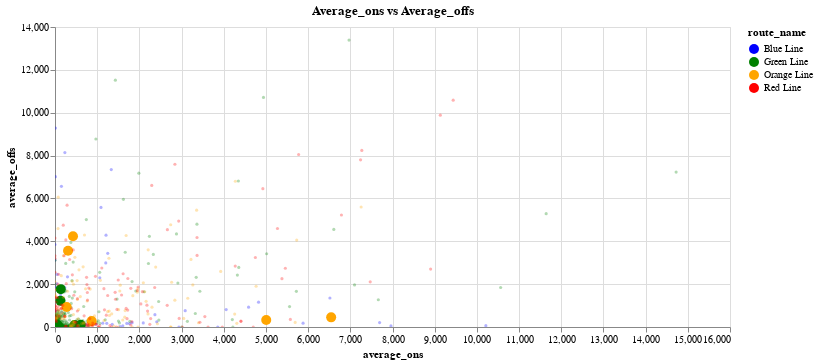

This figure's notebook cell:
### Markdown cell above
#### Plotting

### Code cell
scat = mbta.groupby(['route_name','direction_id','day_type_name', 'stop_name']).mean(numeric_only=True).reset_index()

# selector for brushing and linking
selector = alt.selection_point(on='mouseover', nearest=False, fields=['route_name'])

# boolean to be used for conditionals and pop effects
stop_bool = ((alt.datum.stop_name == 'Northeastern University') | (alt.datum.stop_name == 'Ruggles'))

# Scatter plot
scatter = alt.Chart(scat, title = 'Average_ons vs Average_offs').mark_point(filled=True).encode(
    x=alt.X('average_ons'),
    y='average_offs',
    color='route_name',
    tooltip=['stop_name', 'direction_id', 'day_type_name', 'average_ons','average_offs'],
    size=alt.condition(stop_bool, alt.value(100), alt.value(10)),
    opacity=alt.condition(stop_bool, alt.value(1), alt.value(0.3))
).properties(
    width=675,
    height=300
).interactive().add_params(selector)


# line plot
time_series = mbta.groupby(['route_id','season','time_period_name', 'route_name'])['average_flow'].mean(numeric_only=True).reset_index()
order = ['VERY_EARLY_MORNING', 'EARLY_AM', 'AM_PEAK', 'MIDDAY_BASE', 'OFF_PEAK', 'MIDDAY_SCHOOL', 'PM_PEAK', 'EVENING', 'LATE_EVENING', 'NIGHT']
alt.themes.register('my_theme', my_theme)
alt.themes.enable('my_theme')
line = alt.Chart(time_series).mark_line(point=True).encode(
    x=alt.X('time_period_name', sort = order),
    y='average_flow:Q',
    color='route_name'
).properties(
    width=225,
    height=300
).transform_filter(
    selector
).facet(
    column=alt.Column('season:N', title='Usage Throughout The Day, per year'))

scatter

### Figure 1 — Vega-Lite specification as saved in the notebook (floating-point values rounded to 4 significant figures; data arrays with more than 128 entries replaced by an {"elided": "..."} marker saying what was removed)
{"config": {"view": {"continuousHeight": 300, "continuousWidth": 400}, "range": {"category": ["Blue", "Green", "Orange", "Red"]}}, "data": {"name": "data-6f69601457f1c483dab01e34943f5b54"}, "mark": {"type": "point", "filled": true}, "encoding": {"color": {"field": "route_name", "type": "nominal"}, "opacity": {"condition": {"test": "((datum.stop_name === 'Northeastern University') || (datum.stop_name === 'Ruggles'))", "value": 1}, "value": 0.3}, "size": {"condition": {"test": "((datum.stop_name === 'Northeastern University') || (datum.stop_name === 'Ruggles'))", "value": 100}, "value": 10}, "tooltip": [{"field": "stop_name", "type": "nominal"}, {"field": "direction_id", "type": "quantitative"}, {"field": "day_type_name", "type": "nominal"}, {"field": "average_ons", "type": "quantitative"}, {"field": "average_offs", "type": "quantitative"}], "x": {"field": "average_ons", "type": "quantitative"}, "y": {"field": "average_offs", "type": "quantitative"}}, "height": 300, "params": [{"name": "param_2", "select": {"type": "interval", "encodings": ["x", "y"]}, "bind": "scales"}, {"name": "param_1", "select": {"type": "point", "fields": ["route_name"], "nearest": false, "on": "mouseover"}}], "title": "Average_ons vs Average_offs", "width": 675, "$schema": "https://vega.github.io/schema/vega-lite/v5.6.1.json", "datasets": {"data-6f69601457f1c483dab01e34943f5b54": {"elided": "714 records"}}}
